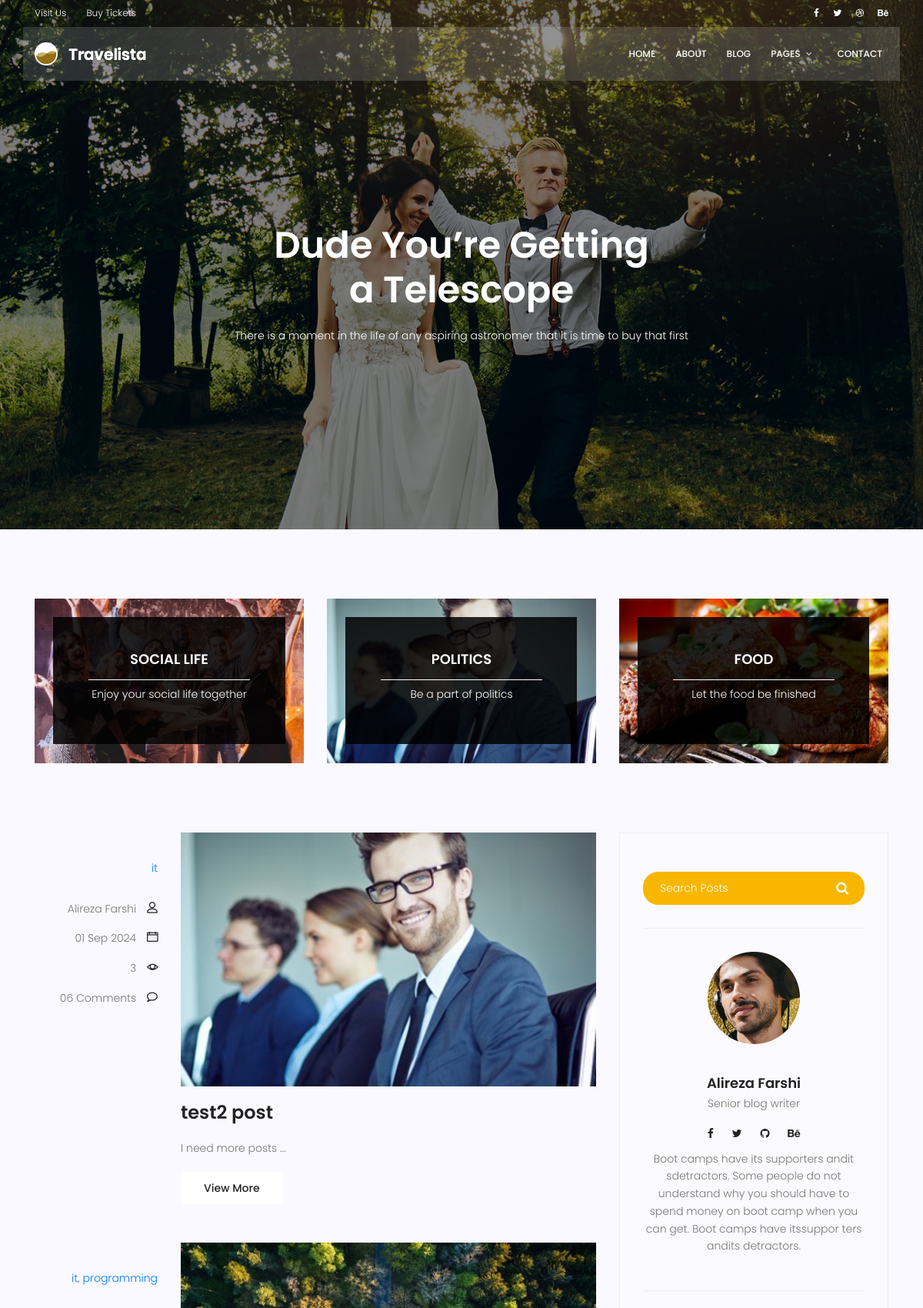
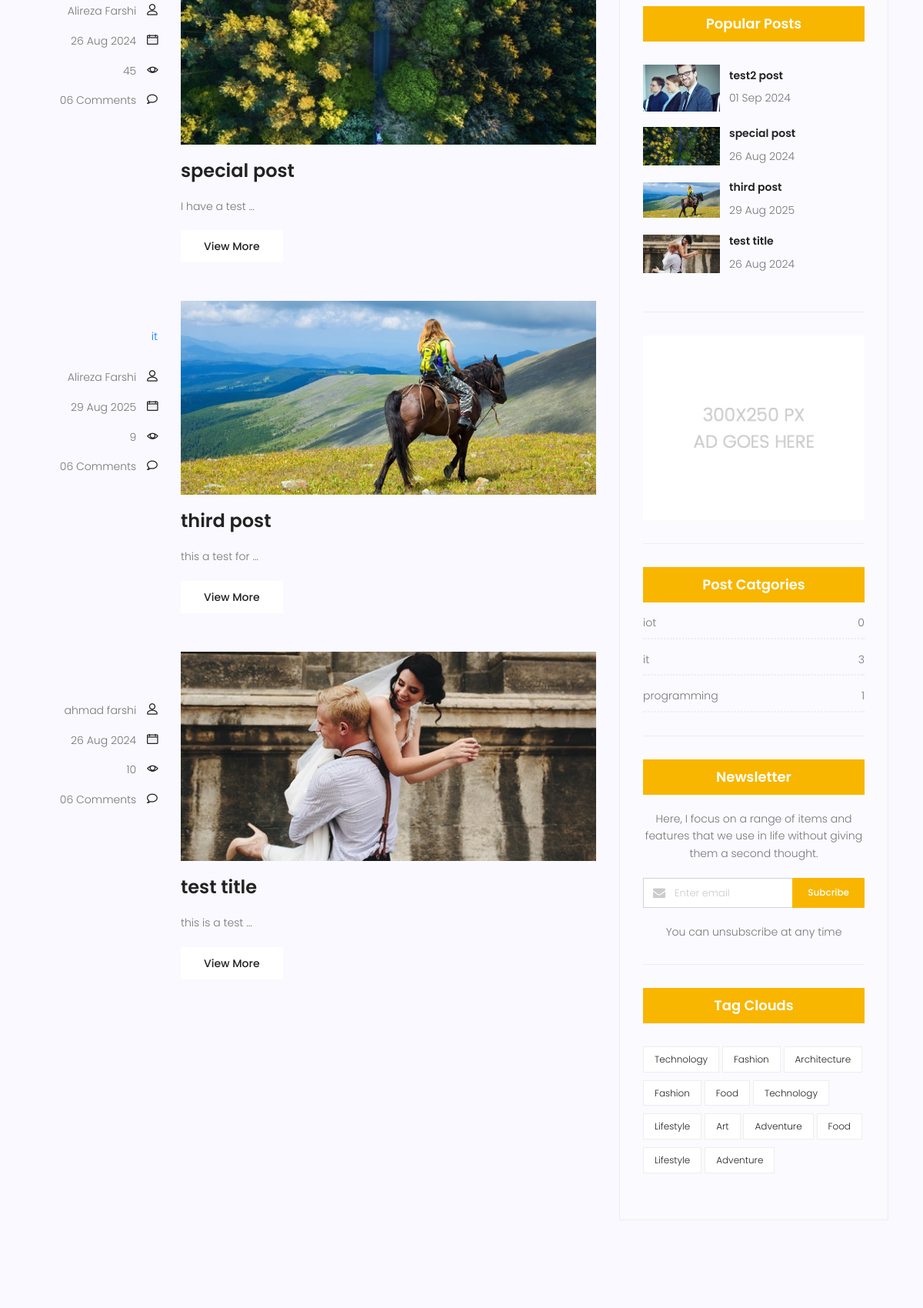
The app's page /blog/search/ (upper part) with its own data (2 pictures, top to bottom).
### blog/models.py (models this page shows, shortened)
class Category(models.Model):
    name = models.CharField(max_length=255)
    def __str__(self):
        return self.name

class Post(models.Model):
    title = models.CharField(max_length=250)
    content = models.TextField()
    category = models.ManyToManyField(Category)
    author = models.ForeignKey(User, on_delete=models.SET_NULL, null=True)
    image = models.ImageField(upload_to='blog/', default='blog/default.jpg' )
    counted_views = models.IntegerField(default=0)
    status = models.BooleanField(default=False)
    created_date = models.DateTimeField(auto_now_add=True)
    updated_date = models.DateTimeField(auto_now=True)
    published_date = models.DateTimeField(null=True)
    class Meta:
        ordering = ['-created_date']

### blog/views.py (the view)
# urls.py: path('search/', blog_search, name='search'),
def blog_search(request):
    current_time = timezone.now()
    posts = Post.objects.filter(status=True)
    if request.method == 'GET':
        print(request.GET.get('s'))
    posts = posts.exclude(published_date__gt=current_time)
    if s := request.GET.get('s'):
        posts = posts.filter(content__contains=s)
    context = {'posts': posts}
    return render(request, 'blog/blog-home.html', context)

### blog/templatetags/blog-tags.py (called while the page is built)
@register.inclusion_tag('blog/blog-categories.html')
def post_categories():
    posts = Post.objects.filter(status=1)
    categories = Category.objects.all()
    cat_dict = {}
    for name in categories:
        cat_dict[name] = posts.filter(category=name).count()
    return {'categories': cat_dict}

### templates/blog/blog-home.html (shortened to what this page needs)
{% extends  'base.html'     %}
{% load static %}
{% load blog-tags %}
{% block content %}
			<section class="banner-area relative blog-home-banner" id="home">
				<div class="overlay overlay-bg"></div>
				<div class="container">
					<div class="row d-flex align-items-center justify-content-center">
						<div class="about-content blog-header-content col-lg-12">
							<h1 class="text-white">
								Dude You’re Getting
								a Telescope
							</h1>
							<p class="text-white">
								There is a moment in the life of any aspiring astronomer that it is time to buy that first
							</p>
						</div>
					</div>
				</div>
			</section>
			<section class="top-category-widget-area pt-90 pb-90 ">
				<div class="container">
					<div class="row">
						<div class="col-lg-4">
							<div class="single-cat-widget">
								<div class="content relative">
									<div class="overlay overlay-bg"></div>
								    <a href="#" target="_blank">
								      <div class="thumb">
								  		 <img class="content-image img-fluid d-block mx-auto" src="{% static 'img/blog/cat-widget1.jpg' %}" alt="">
								  	  </div>
								      <div class="content-details">
								        <h4 class="content-title mx-auto text-uppercase">Social life</h4>
								        <span></span>
								        <p>Enjoy your social life together</p>
								      </div>
								    </a>
								</div>
							</div>
						</div>
						<div class="col-lg-4">
							<div class="single-cat-widget">
								<div class="content relative">
									<div class="overlay overlay-bg"></div>
								    <a href="#" target="_blank">
								      <div class="thumb">
								  		 <img class="content-image img-fluid d-block mx-auto" src="{% static 'img/blog/cat-widget2.jpg' %}" alt="">
								  	  </div>
								      <div class="content-details">
								        <h4 class="content-title mx-auto text-uppercase">Politics</h4>
								        <span></span>
								        <p>Be a part of politics</p>
								      </div>
								    </a>
								</div>
							</div>
						</div>
						<div class="col-lg-4">
							<div class="single-cat-widget">
								<div class="content relative">
									<div class="overlay overlay-bg"></div>
								    <a href="#" target="_blank">
								      <div class="thumb">
								  		 <img class="content-image img-fluid d-block mx-auto" src="{% static 'img/blog/cat-widget3.jpg' %}" alt="">
								  	  </div>
								      <div class="content-details">
								        <h4 class="content-title mx-auto text-uppercase">Food</h4>
								        <span></span>
								        <p>Let the food be finished</p>
								      </div>
								    </a>
								</div>
							</div>
						</div>
					</div>
				</div>
			</section>
			<section class="post-content-area">
				<div class="container">
					<div class="row">
						<div class="col-lg-8 posts-list">
							{% for post in posts %}
							<div class="single-post row">
								<div class="col-lg-3  col-md-3 meta-details">
									<ul class="tags">
										{% for cat in post.category.all %}
										<a href="{% url 'category' cat_name=cat.name %}">{{cat}}</a>{% if not forloop.last %},{% endif %}
										{% endfor %}
									</ul>
									<div class="user-details row">
										<p class="user-name col-lg-12 col-md-12 col-6"><a href="{% url 'author' author_username=post.author.username %}">{{post.author.get_full_name}}</a> <span class="lnr lnr-user"></span></p>
										<p class="date col-lg-12 col-md-12 col-6"><a href="#">{{post.published_date |date:"d M Y"}}</a> <span class="lnr lnr-calendar-full"></span></p>
										<p class="view col-lg-12 col-md-12 col-6"><a href="#">{{post.counted_views}}</a> <span class="lnr lnr-eye"></span></p>
										<p class="comments col-lg-12 col-md-12 col-6"><a href="#">06 Comments</a> <span class="lnr lnr-bubble"></span></p>
									</div>
								</div>
								<div class="col-lg-9 col-md-9 ">
									<div class="feature-img">
										<img class="img-fluid" src="{{ post.image.url}}" alt="">
									</div>
									<a class="posts-title" href="{% url 'single' pid=post.id %}"><h3>{{post.title}}</h3></a>
									<p class="excert">
										{{post.content |truncatewords:4}}
									</p>
									<a href="{% url 'single' pid=post.id %}" class="primary-btn">View More</a>
								</div>
							</div>
							{% endfor %}
		                    <nav class="blog-pagination justify-content-center d-flex">
		                    </nav>
						</div>
						<div class="col-lg-4 sidebar-widgets">
							<div class="widget-wrap">
								{% include 'blog/blog-search.html' %}
								{% include 'blog/blog-writer.html' %}
                                {% include 'blog/blog-popular-posts.html' %}
								{% include 'blog/blog-ads.html' %}
								{% post_categories %}
								<div class="single-sidebar-widget newsletter-widget">
									<h4 class="newsletter-title">Newsletter</h4>
									<p>
										Here, I focus on a range of items and features that we use in life without
										giving them a second thought.
									</p>
									<div class="form-group d-flex flex-row">
									   <div class="col-autos">
									      <div class="input-group">
									        <div class="input-group-prepend">
									          <div class="input-group-text"><i class="fa fa-envelope" aria-hidden="true"></i>
											</div>
									        </div>
									        <input type="text" class="form-control" id="inlineFormInputGroup" placeholder="Enter email" onfocus="this.placeholder = ''" onblur="this.placeholder = 'Enter email'" >
									      </div>
									    </div>
									    <a href="#" class="bbtns">Subcribe</a>
									</div>
									<p class="text-bottom">
										You can unsubscribe at any time
									</p>
								</div>
								<div class="single-sidebar-widget tag-cloud-widget">
									<h4 class="tagcloud-title">Tag Clouds</h4>
									<ul>
										<li><a href="#">Technology</a></li>
										<li><a href="#">Fashion</a></li>
										<li><a href="#">Architecture</a></li>
										<li><a href="#">Fashion</a></li>
										<li><a href="#">Food</a></li>
										<li><a href="#">Technology</a></li>
										<li><a href="#">Lifestyle</a></li>
										<li><a href="#">Art</a></li>
										<li><a href="#">Adventure</a></li>
										<li><a href="#">Food</a></li>
										<li><a href="#">Lifestyle</a></li>
										<li><a href="#">Adventure</a></li>
									</ul>
								</div>
							</div>
						</div>
					</div>
				</div>
			</section>
{% endblock %}

### templates/blog/blog-popular-posts.html
{% load static %}
<div class="single-sidebar-widget popular-post-widget">
    <h4 class="popular-title">Popular Posts</h4>
    <div class="popular-post-list">
        {% for post in posts %}
        <div class="single-post-list d-flex flex-row align-items-center">
            <div class="thumb">
                <img class="img-fluid" src="{{post.image.url}}" alt="">
            </div>
            <div class="details">
                <a href="{% url 'single' pid=post.id %}"><h6>{{post.title}}</h6></a>
                <p>{{post.published_date|date:"d M Y"}}</p>
            </div>
        </div>
        {% endfor %}
    </div>
</div>

### templates/blog/blog-categories.html
<div class="single-sidebar-widget post-category-widget">
	<h4 class="category-title">Post Catgories</h4>
	<ul class="cat-list">
		{% for name,count in categories.items %}
		<li>
			<a href="{% url 'category' cat_name=name %}" class="d-flex justify-content-between">
				<p>{{name}}</p>
				<p>{{count}}</p>
			</a>
		</li>
		{% endfor %}
	</ul>
</div>

### records on screen
Post: author.get_full_name "Alireza Farshi", published_date "01 Sep 2024", counted_views "3", image (picture), title "test2 post", content "I need more posts …"
Category: name "it", count "3"
Post: author.get_full_name "Alireza Farshi", published_date "26 Aug 2024", counted_views "45", image (picture), title "special post", content "I have a test …"
Category: name "programming", count "1"
Post: author.get_full_name "Alireza Farshi", published_date "29 Aug 2025", counted_views "9", image (placeholder picture), title "third post", content "this a test for …"
Post: author.get_full_name "ahmad farshi", published_date "26 Aug 2024", counted_views "10", image (picture), title "test title", content "this is a test …"
Category: name "iot", count "0"
